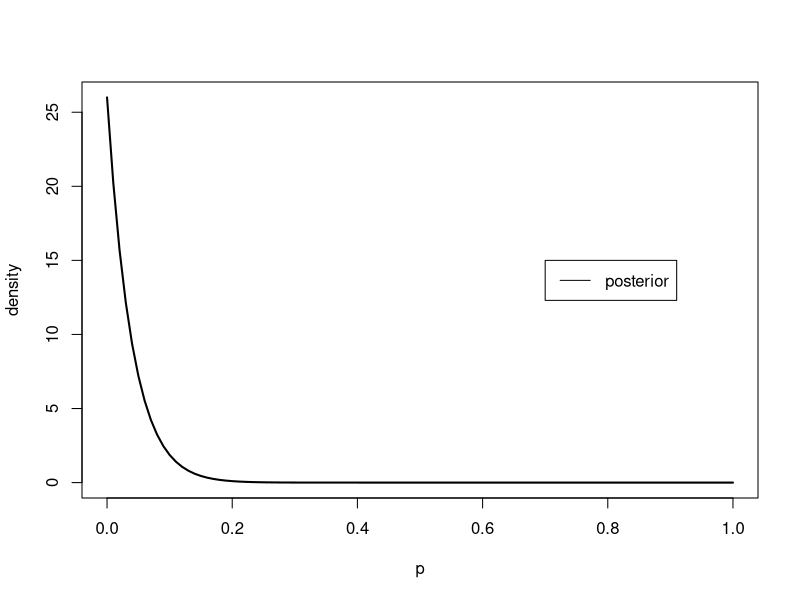

Recreate this plot in R.
## ---- chunk 1
knitr::opts_chunk$set(echo = TRUE)
## ---- chunk 2
n<-25
y<-0
alpha<-c(0.5,1.0,10.0)
beta<-alpha
alpha_star<-alpha+y
beta_star<-beta+n-y
bay_est<-alpha_star/(alpha_star+beta_star)
bay_est
## ---- chunk 3
alpha<-1
beta<-1
curve(dbeta(x,alpha+y,beta+n-y),xlab="p", ylab="density",lty=1,lwd=2)#, cex.axis=.5, cex.lab=.6, ann=F)
legend(.7,15,"posterior", lty=1)#c(3,4,1))
